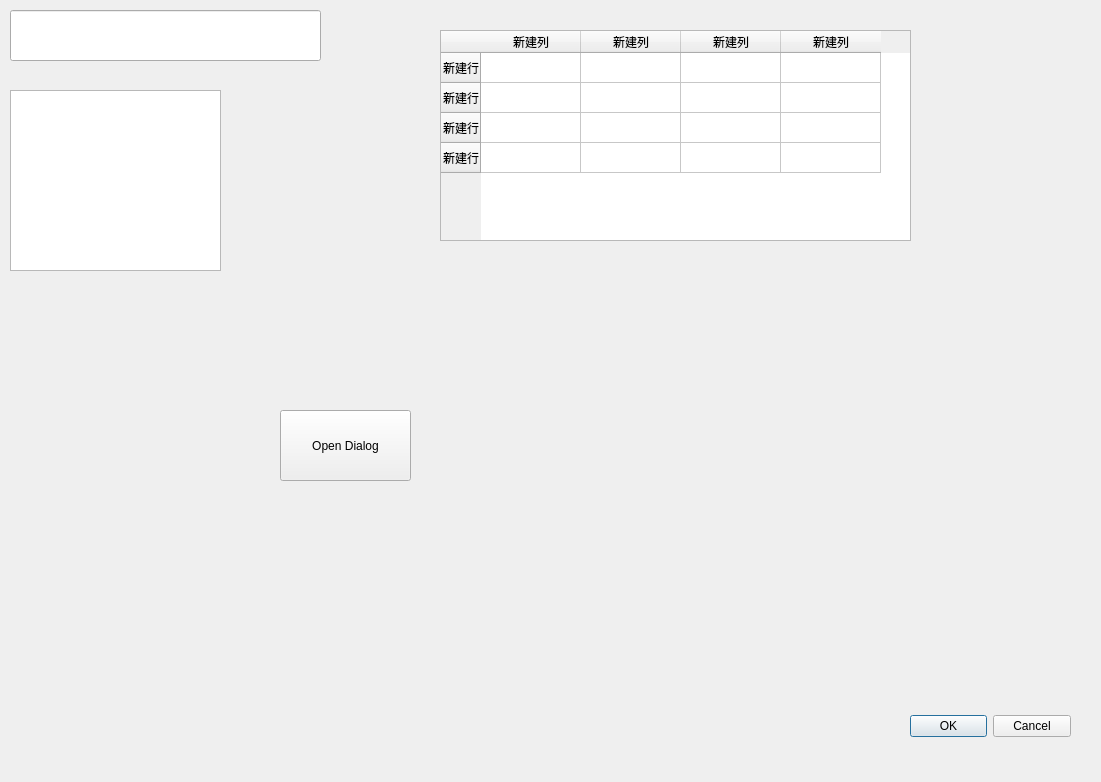
<?xml version="1.0" encoding="UTF-8"?>
<ui version="4.0">
 <class>Dialog</class>
 <widget class="QDialog" name="Dialog">
  <property name="geometry">
   <rect>
    <x>0</x>
    <y>0</y>
    <width>1101</width>
    <height>782</height>
   </rect>
  </property>
  <property name="focusPolicy">
   <enum>Qt::ClickFocus</enum>
  </property>
  <property name="windowTitle">
   <string>Dialog</string>
  </property>
  <widget class="QDialogButtonBox" name="buttonBox">
   <property name="geometry">
    <rect>
     <x>910</x>
     <y>710</y>
     <width>161</width>
     <height>32</height>
    </rect>
   </property>
   <property name="focusPolicy">
    <enum>Qt::StrongFocus</enum>
   </property>
   <property name="orientation">
    <enum>Qt::Horizontal</enum>
   </property>
   <property name="standardButtons">
    <set>QDialogButtonBox::Cancel|QDialogButtonBox::Ok</set>
   </property>
  </widget>
  <widget class="QPushButton" name="btnOpen">
   <property name="geometry">
    <rect>
     <x>280</x>
     <y>410</y>
     <width>131</width>
     <height>71</height>
    </rect>
   </property>
   <property name="text">
    <string>Open Dialog</string>
   </property>
  </widget>
  <widget class="QTextEdit" name="textEdit">
   <property name="geometry">
    <rect>
     <x>10</x>
     <y>90</y>
     <width>211</width>
     <height>181</height>
    </rect>
   </property>
  </widget>
  <widget class="QLineEdit" name="lineEdit">
   <property name="geometry">
    <rect>
     <x>10</x>
     <y>10</y>
     <width>311</width>
     <height>51</height>
    </rect>
   </property>
  </widget>
  <widget class="QTableWidget" name="tableWidget">
   <property name="geometry">
    <rect>
     <x>440</x>
     <y>30</y>
     <width>471</width>
     <height>211</height>
    </rect>
   </property>
   <row>
    <property name="text">
     <string>新建行</string>
    </property>
   </row>
   <row>
    <property name="text">
     <string>新建行</string>
    </property>
   </row>
   <row>
    <property name="text">
     <string>新建行</string>
    </property>
   </row>
   <row>
    <property name="text">
     <string>新建行</string>
    </property>
   </row>
   <column>
    <property name="text">
     <string>新建列</string>
    </property>
   </column>
   <column>
    <property name="text">
     <string>新建列</string>
    </property>
   </column>
   <column>
    <property name="text">
     <string>新建列</string>
    </property>
   </column>
   <column>
    <property name="text">
     <string>新建列</string>
    </property>
   </column>
  </widget>
 </widget>
 <resources/>
 <connections>
  <connection>
   <sender>buttonBox</sender>
   <signal>accepted()</signal>
   <receiver>Dialog</receiver>
   <slot>accept()</slot>
   <hints>
    <hint type="sourcelabel">
     <x>248</x>
     <y>254</y>
    </hint>
    <hint type="destinationlabel">
     <x>157</x>
     <y>274</y>
    </hint>
   </hints>
  </connection>
  <connection>
   <sender>buttonBox</sender>
   <signal>rejected()</signal>
   <receiver>Dialog</receiver>
   <slot>reject()</slot>
   <hints>
    <hint type="sourcelabel">
     <x>316</x>
     <y>260</y>
    </hint>
    <hint type="destinationlabel">
     <x>286</x>
     <y>274</y>
    </hint>
   </hints>
  </connection>
 </connections>
</ui>
